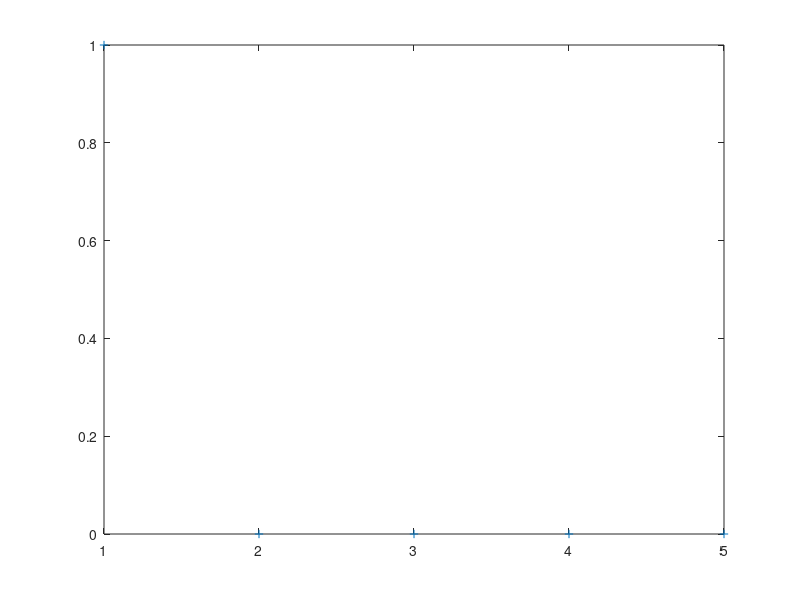

Source code (MATLAB):
pkg load statistics
P = input("p >> ")
N = input("no of simulations >> ")
rel_freq=zeros(1,N)
U = rand(N)

for (x=1:1:N)
    c=1;
    while(U(x,c)>=P&&c <=N)
       c+=1;
    endwhile
    rel_freq(c)=rel_freq(c)+1;
endfor

rel_freq=rel_freq/N;
disp(rel_freq);
x=1:N;
plot(x,rel_freq,"+");    

#{
X = (U < P)
U_X = unique(X)

n_X = hist(X,length(U_X));

rel_freq = n_X/N

x=binornd(N,P)



a=0:N
y=binopdf(x,N,P)
figure
bar(a,y,1)
#}